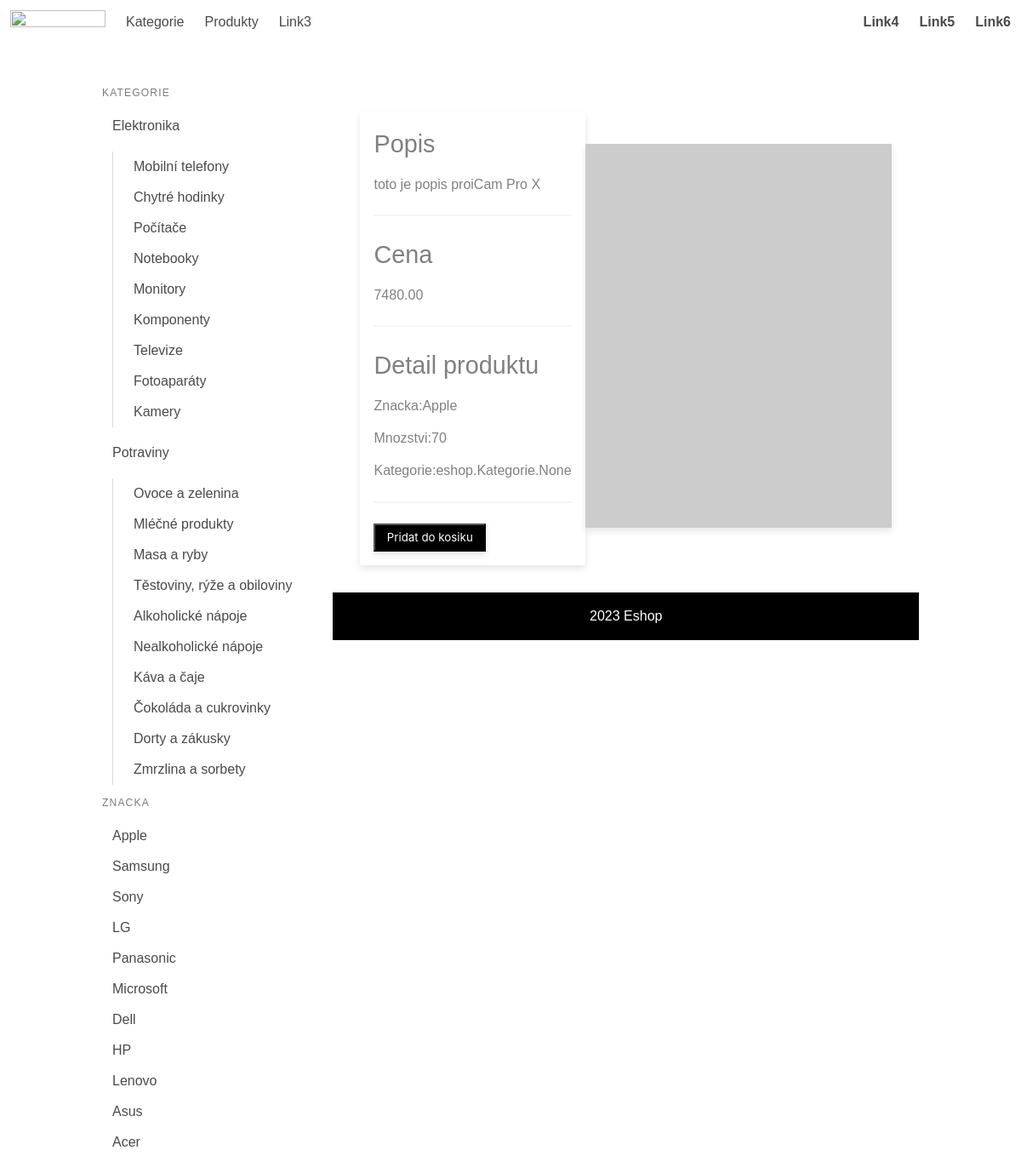
Screenshot of /p/icam-pro-x/1/ with the database file from the repository.
### eshop/models.py (models this page shows, shortened)
class SlugNazevModel(models.Model):
    nazev = models.CharField(max_length=100)
    slug = models.SlugField(max_length=100, blank=True)
    class Meta:
        abstract = True

class Kategorie(SlugNazevModel):
    nadkategorie = models.ForeignKey(
        'self',
        on_delete=models.PROTECT,
        blank=True,
        null=True,
        related_name='podkategorie',
    )
    def get_absolute_url(self):
        return reverse('eshop:kategorie_detail', kwargs={'slug': self.slug})

class Znacka(SlugNazevModel):
    logo = models.ImageField(blank=True)
    def get_absolute_url(self):
        return reverse('eshop:znacka', kwargs={'slug': self.slug})

class Produkt(SlugNazevModel):
    popis = models.TextField(max_length=1000, blank=True)
    aktualni_cena = models.DecimalField(
        max_digits=10,
        decimal_places=2,
        blank=True,
        null=True,
    )
    znacka = models.ForeignKey(
        Znacka,
        on_delete=models.PROTECT,
        blank=True,
        null=True
    )
    kategorie = models.ManyToManyField(Kategorie, blank=True)
    mnozstvi = models.PositiveIntegerField(default=0)
    vlastnosti = models.JSONField(default=dict, blank=True)

### eshop/views.py (the view)
# urls.py: path('p/<slug:slug>/<int:pk>/', produkt_detail, name='produkt_detail'),
def produkt_detail(request, slug, pk):
    produkt = Produkt.objects.get(slug=slug, pk=pk)
    return render(request, 'eshop/produkt.html', context={'produkt':produkt})

### eshop/context_processor.py (called while the page is built)
def kategorie_context(request):
    kategorie = Kategorie.objects.select_related('nadkategorie')
    return {
        'KATEGORIE': kategorie,
    }

def znacka_context(request):
    znacka = Znacka.objects.all()
    return{
        'ZNACKA': znacka
    }

### eshop/templates/eshop/produkt.html (shortened to what this page needs)
{% extends 'eshop/layout.html' %}
{% block eshop_content%}
<body>
    <main>
        <div class="product-details">
            <h2>Popis</h2>
            <p>{{produkt.popis}}</p>
            <hr>
            <h2>Cena</h2>
            <p>{{produkt.aktualni_cena}}</p>
            <hr>
            <h2>Detail produktu</h2>
            <ul>
                <li><p>Znacka:{{produkt.znacka.nazev}}</p></li>
                <li><p>Mnozstvi:{{produkt.mnozstvi}}</p></li>
                <li><p>Kategorie:{{produkt.kategorie}}</p></li>
            </ul>
            <hr>
            <button>Pridat do kosiku</button>
        </div>
        <div class="product-image">
            <img src="https://picsum.photos/400/500" alt="Product img">
        </div>
    </main>
    <footer>
        <p> 2023 Eshop</p>
    </footer>
</body>
{%endblock%}

### eshop/templates/eshop/layout.html (shortened to what this page needs)
<!DOCTYPE html>
<html>
<head>
    <link rel="stylesheet" href="https://cdn.jsdelivr.net/npm/bulma@0.9.4/css/bulma.min.css">
</head>
<body>
{% include 'eshop/include/nav.html' %}
<section class="section">
    <div class="container">
        <div class="columns">
            <div class="column is-narrow">
                <aside class="menu">
                    <p class="menu-label">Kategorie</p>
                    <ul class="menu-list">
                        {% for KAT in KATEGORIE %}
                            {% if not KAT.nadkategorie %}
                                <li>
                                    <a {% if KAT == kategorie %}class="is-active"{% endif %} href="{{ KAT.get_absolute_url }}">{{ KAT.nazev }}</a>
                                    <ul>
                                        {% for PODKAT in KAT.podkategorie.all %}
                                            <li><a {% if PODKAT == kategorie %}class="is-active"{% endif %} href="{{ PODKAT.get_absolute_url }}">{{ PODKAT.nazev }}</a></li>
                                        {% endfor %}
                                    </ul>
                                </li>
                            {% endif %}
                        {% endfor %}
                    </ul>
                    <p class="menu-label">Znacka</p>
                    <ul class="menu-list">
                        {% for item in ZNACKA %}
                            <li>
                                <a href="{{ item.get_absolute_url }}">{{ item.nazev }}</a>
                            </li>
                        {% endfor %}
                    </ul>
                </aside>
            </div>
            <div class="column">
                {% block eshop_content %}
                {% endblock %}
            </div>
        </div>
    </div>
</section>
</body>
</html>

### eshop/templates/eshop/produkt.html (style rules this page uses)
body { font-family: Arial, sans-serif; }
p { font-family: Verdana, sans-serif; }
main { display: flex; justify-content: space-around; align-items: center; padding: 2em; }
.product-image img { max-width: 100%; height: auto; box-shadow: 0px 4px 8px rgba(0, 0, 0, 0.1); }
.product-details { max-width: 400px; padding: 1em; background-color: white; box-shadow: 0px 4px 8px rgba(0, 0, 0, 0.1); }
.product-details h2 { font-size: 1.8em; color: gray; margin-bottom: 0.5em; }
.product-details p { color: gray; line-height: 1.4; margin-bottom: 1em; }
button { background-color: black; color: white; padding: 0.5em 1em; cursor: pointer; box-shadow: 0px 4px 8px rgba(0, 0, 0, 0.1); }
footer { text-align: center; padding: 1em 0; background-color: black; color: white; }

### rows the page displays
Kategorie: nazev "Elektronika"
Kategorie: nazev "Mobilní telefony"
Kategorie: nazev "Chytré hodinky"
Kategorie: nazev "Počítače"
Kategorie: nazev "Notebooky"
Kategorie: nazev "Monitory"
Kategorie: nazev "Komponenty"
Kategorie: nazev "Televize"
Kategorie: nazev "Fotoaparáty"
Kategorie: nazev "Kamery"
Kategorie: nazev "Potraviny"
Kategorie: nazev "Ovoce a zelenina"
Kategorie: nazev "Mléčné produkty"
Kategorie: nazev "Masa a ryby"
Kategorie: nazev "Těstoviny, rýže a obiloviny"
Kategorie: nazev "Alkoholické nápoje"
Kategorie: nazev "Nealkoholické nápoje"
Kategorie: nazev "Káva a čaje"
Kategorie: nazev "Čokoláda a cukrovinky"
Kategorie: nazev "Dorty a zákusky"
Kategorie: nazev "Zmrzlina a sorbety"
Znacka: nazev "Apple"
Znacka: nazev "Samsung"
Znacka: nazev "Sony"
Znacka: nazev "LG"
Znacka: nazev "Panasonic"
Znacka: nazev "Microsoft"
Znacka: nazev "Dell"
Znacka: nazev "HP"
Znacka: nazev "Lenovo"
Znacka: nazev "Asus"
Znacka: nazev "Acer"
Produkt: popis "toto je popis proiCam Pro X", aktualni_cena "7480.00", znacka.nazev "Apple", mnozstvi "70", kategorie "eshop.Kategorie.None"
